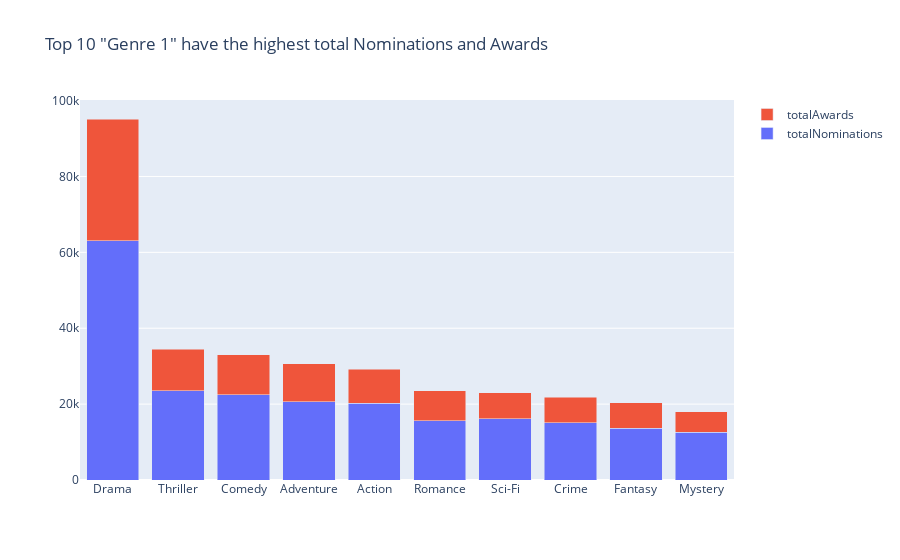

Write notebook code for a chart like this one.
### Code cell
fig = go.Figure(data=[
    go.Bar(name='totalNominations', x=tan_genre1.index, y=tan_genre1['totalNominations']),
    go.Bar(name='totalAwards', x=tan_genre1.index, y=tan_genre1['totalAwards'])
   
])

fig.update_layout(barmode='stack', title='Top 10 "Genre 1" have the highest total Nominations and Awards')

# Hiển thị biểu đồ
fig.show()

### Figure 1 — Plotly figure (JSON) as saved in the notebook; plotly's stock layout.template omitted (floating-point values rounded to 4 significant figures)
{"data": [{"name": "totalNominations", "type": "bar", "x": ["Drama", "Thriller", "Comedy", "Adventure", "Action", "Romance", "Sci-Fi", "Crime", "Fantasy", "Mystery"], "y": [63015, 23569, 22511, 20640, 20191, 15668, 16206, 15049, 13674, 12633]}, {"name": "totalAwards", "type": "bar", "x": ["Drama", "Thriller", "Comedy", "Adventure", "Action", "Romance", "Sci-Fi", "Crime", "Fantasy", "Mystery"], "y": [32130, 10862, 10484, 9967, 9059, 7874, 6816, 6742, 6662, 5313]}], "layout": {"barmode": "stack", "title": {"text": "Top 10 \"Genre 1\" have the highest total Nominations and Awards"}}}
